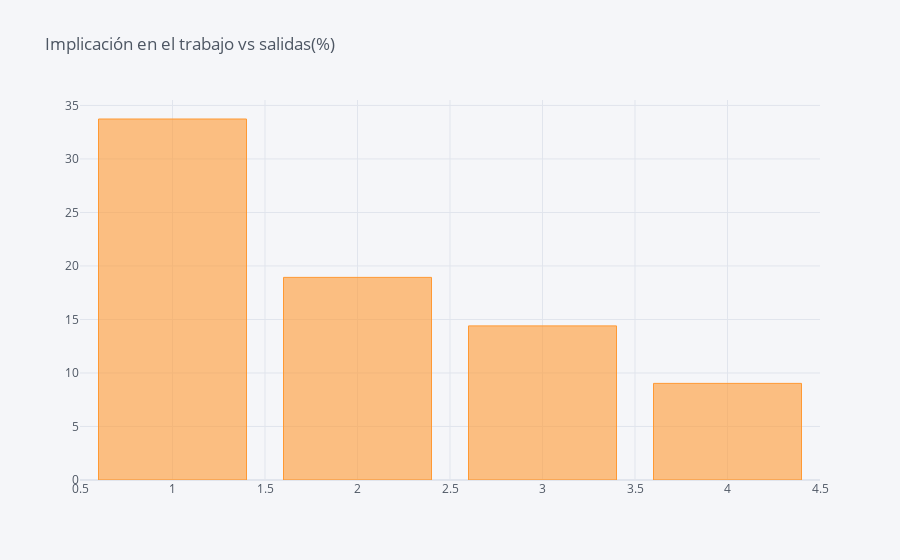

The code cell stored with this chart in its notebook:
### Code cell
df_JobInvolvement = pd.DataFrame(columns=["Job Involvement", "% of Leavers"])
i=0
for field in list(df_HR['JobInvolvement'].unique()):
    ratio = df_HR[(df_HR['JobInvolvement']==field)&(df_HR['Attrition']=="Yes")].shape[0] / df_HR[df_HR['JobInvolvement']==field].shape[0]
    df_JobInvolvement.loc[i] = (field, ratio*100)
    i += 1
    #print("In {}, the ratio of leavers is {:.2f}%".format(field, ratio*100))    
df_JI = df_JobInvolvement.groupby(by="Job Involvement").sum()
df_JI.iplot(kind='bar',title='Implicación en el trabajo vs salidas(%)')

### Figure 1 — Plotly figure (JSON) as saved in the notebook; plotly's stock layout.template omitted (floating-point values rounded to 4 significant figures)
{"data": [{"marker": {"color": "rgba(255, 153, 51, 0.6)", "line": {"color": "rgba(255, 153, 51, 1.0)", "width": 1}}, "name": "% of Leavers", "orientation": "v", "text": "", "type": "bar", "x": [1, 2, 3, 4], "y": [33.73, 18.93, 14.4, 9.028]}], "layout": {"legend": {"bgcolor": "#F5F6F9", "font": {"color": "#4D5663"}}, "paper_bgcolor": "#F5F6F9", "plot_bgcolor": "#F5F6F9", "title": {"font": {"color": "#4D5663"}, "text": "Implicación en el trabajo vs salidas(%)"}, "xaxis": {"gridcolor": "#E1E5ED", "showgrid": true, "tickfont": {"color": "#4D5663"}, "title": {"font": {"color": "#4D5663"}, "text": ""}, "zerolinecolor": "#E1E5ED"}, "yaxis": {"gridcolor": "#E1E5ED", "showgrid": true, "tickfont": {"color": "#4D5663"}, "title": {"font": {"color": "#4D5663"}, "text": ""}, "zerolinecolor": "#E1E5ED"}}}
